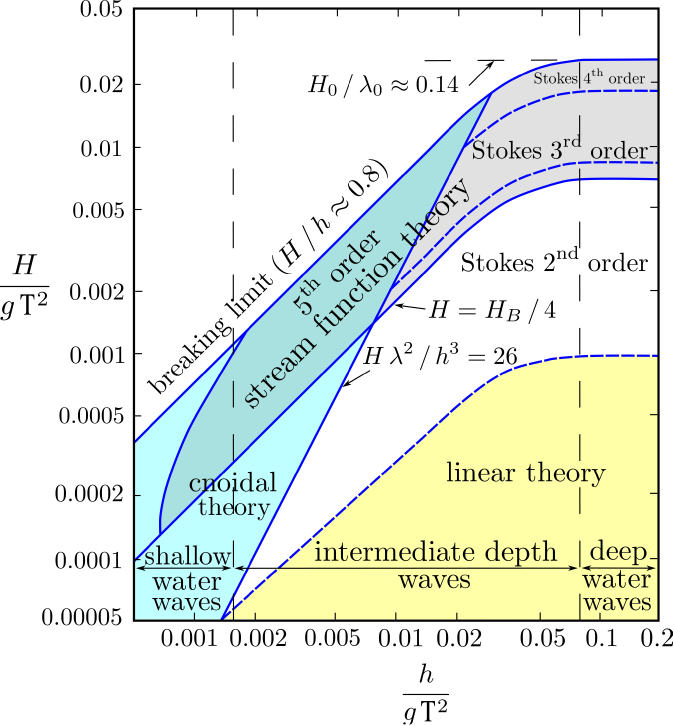
#> input picture teoria.png, 2018 x 2176 px (shown at 1/3 size)
$ python waveTheorywithCurrent.py
#> lines starting #> are read from the running program, lines starting #| are printed output that depends on the picture
### waveLength0.py
# -*- coding: utf-8 -*-
"""
Created on Sat Nov  4 16:19:23 2023

@author: BI-Yandong fron Tongji Univ

function: calculate the wave length L0 under wave-only
"""

import math

def L0(T, h):

    #-------------------------wave parameters--------------------------
    # T  wave period
    # h  water depth

    L0 = 9.81 * math.pow(T,2) / (2 * math.pi)
    L = L0

    for i in range(100):
        Lnew = L0 * math.tanh(2 * math.pi * h / L)
        if abs(Lnew - L) < 0.0001:
            L = Lnew
            break
        else:
            L = Lnew

    return L

### waveTheorywithCurrent.py
# -*- coding: utf-8 -*-
"""
Created on Sat Nov  4 16:19:23 2023

@author: BI-Yandong fron Tongji Univ

function: calculate the wave height and wave length considering the effect of current
"""

import math
import waveLength0

import os
import matplotlib.pylab as plt
import numpy as np
from PIL import Image

g = 9.81                     # gravity acc (m/s^2)
rho_w = 1000                 # density of water (kg/m^3)
gamma_w = rho_w*g            # unit weight of water

#-------------------------wave parameters--------------------------
H0 = float(input("Please enter wave height under wave-only H0: "))     # wave height under wave-only
#> the answer given: 100
T  = float(input("Please enter wave period T: "))                      # wave period under wave-only
#> the answer given: 3
h  = float(input("Please enter water depth h: "))                      # water depth
#> the answer given: 3

#-------------------------current parameters-----------------------------
Uc = float(input("Please enter current velocity without waves Uc: "))     # average velocity of the current without waves
#> the answer given: 3

#--------------calculate the wave length L0 under wave-only------------
# L0 = g*math.pow(T0,2)/(2*math.pi)* math.tanh(k0*h)
L0 = waveLength0.L0(T, h) # wave length under wave-only

print ('Initial wave height L0 =', L0,'m')

#---------calculate the wave height and wave length considering the effect of current------
c0 = L0/T;                  # wave velocity under wave-only
cc = 1 + 4*Uc/c0;           # wave velocity considering the effect of current

# wave height H considering the effect of current
H = H0 * 2 * math.pow((cc + pow(cc,0.5)) , -0.5) * math.pow((1 + pow(cc,0.5)) , -0.5)

# wave length L considering the effect of current
L = L0 * (1/4.0) * math.pow((1 + pow(cc,0.5)) , 2)

print ('wave height H =', H,'m')
print ('wave length L =', L,'m')

#--------------plot wave diagram by Le Méhauté (1976) ------------
a = h/(g * math.pow(T,2.0))
b = H0/(g * math.pow(T,2.0))

xMin = 5.34*math.pow(10,-4.0)
xMinPix = 402
xMax = 0.2
xMaxPix = 1977

yMin = 0.00005
yMinPix = 1865
yMax = 0.05
yMaxPix = 28

if a > xMax:
    a = xMax
elif a < xMin:
    a = xMin

if b > yMax:
    b = yMax
elif b < yMin:
    b = yMin

auxX = 612*math.log10(xMax/a)
auxY = 612*math.log10(b/yMin)

coordX = xMaxPix - auxX
coordY = yMinPix - auxY

pathname = os.path.abspath('.')
image = Image.open('teoria.png')
#> image is the input picture: PIL image 2018x2176 RGB; mean R, G, B 231.4, 237.5, 228
arr = np.asarray(image)
plt.imshow(arr)

plt.plot(coordX,coordY,'ro',markersize=12)
plt.plot(coordX,coordY,'k.')
plt.plot(coordX,coordY,'kx',markersize=12)


plt.title('H = '+"%.3f"%H+' m; T = '+"%.3f"%T+' s; h = '+"%.3f"%h+' m.');

plt.xlim(-30,2030)
plt.ylim(2200,-30)

plt.show()

file_name = 'H' + "%.3f"%H + 'T' + "%.3f"%T + 'h' + "%.3f"%h
plt.savefig(f'{file_name}.png', dpi=600)
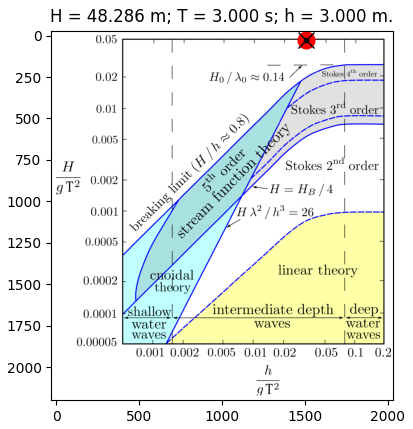
#> figure drawn by matplotlib, 1 panel
